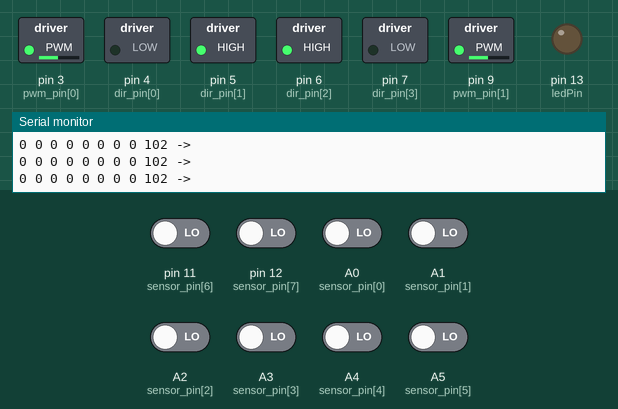
Simulated run of this sketch. Board: Arduino Uno, built with avr-gcc and run on an emulated ATmega328P. Shown: switched loads named in the sketch (green lamp = pin HIGH), output pins drawn as LEDs (lit = HIGH), the last lines printed to the serial monitor. The inputs (shaded band) are chosen by the test bench; at power-on: A0 (sensor_pin[0]), A1 (sensor_pin[1]), A2 (sensor_pin[2]), A3 (sensor_pin[3]), A4 (sensor_pin[4]), A5 (sensor_pin[5]), pin 11 (sensor_pin[6]), pin 12 (sensor_pin[7]) LOW.

Above: at 1.2 s.
1.3 s: A4 (sensor_pin[4]) driven HIGH
At 2.5 s:
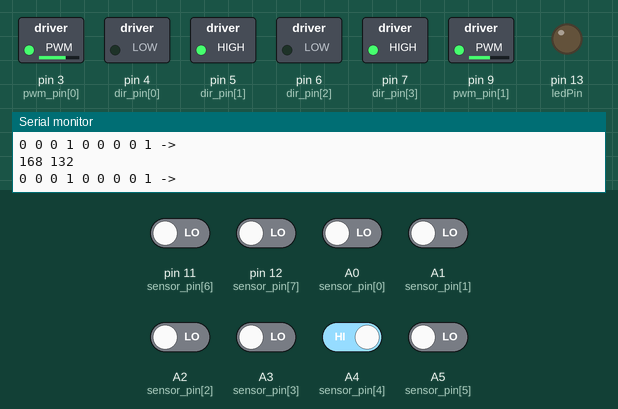
2.8 s: pin 11 (sensor_pin[6]) driven HIGH
At 4.0 s:
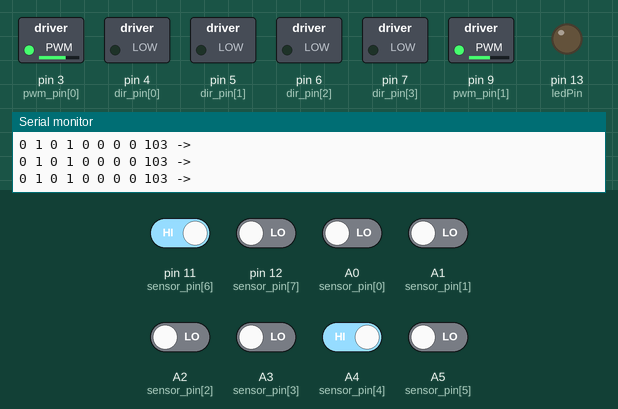
4.3 s: A5 (sensor_pin[5]) driven HIGH
At 5.3 s:
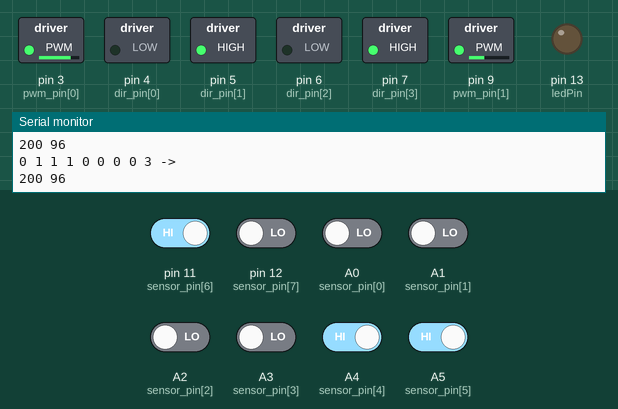
5.8 s: A0 (sensor_pin[0]) driven HIGH
At 6.8 s:
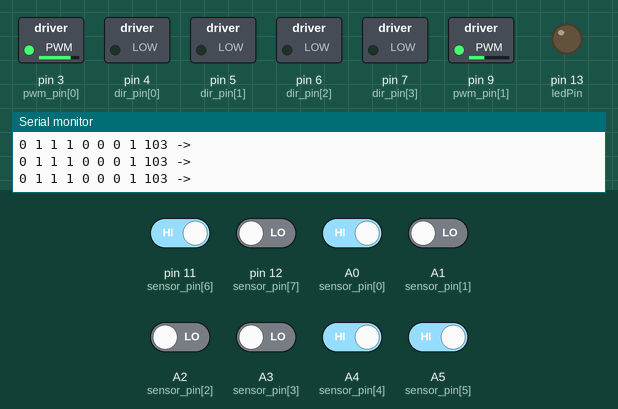
7.3 s: A0 (sensor_pin[0]) driven LOW
At 8.2 s:
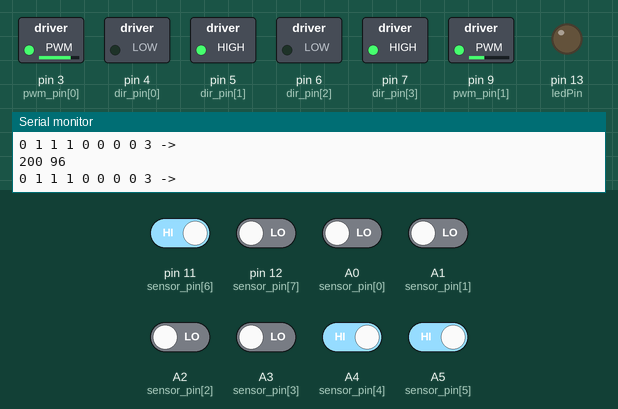
10.3 s: pin 11 (sensor_pin[6]) driven LOW
At 10.8 s:
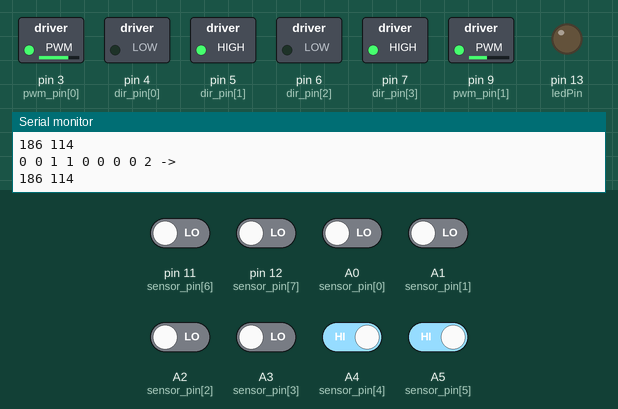
Timing chart, 0 to 12.9 s (numbered marks = the images above; inputs shaded):
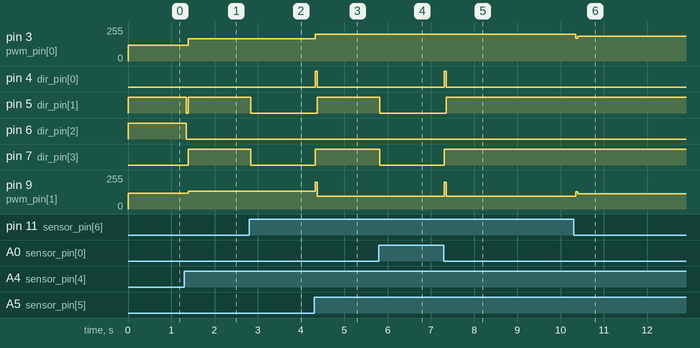

The sketch:

main.ino
```cpp
/*
    ####### CONNECTIONS #########
    control direction on l298N motor driver PINS: 4,5,6,7
    pwm control PINS : 3,9

    sensor PINS (from left to right) : A0, A1, A2, A3, A4, A5, 11, 12

    */

#include <Arduino.h>

#define interrupt 2
#define ledPin 13

const int sensor_count = 8;
int dir_pin[4] = {4, 5, 6, 7},
    pwm_pin[2] = {3, 9},
    sensor_pin[sensor_count] = {A0, A1, A2, A3, A4, A5, 11, 12},
    condition = 0;

int SPEED = 150, MAX_SPEED = 200, TURN_SPEED = 120;
// stores sensor readings
int sensor_reading[sensor_count] = {0, 0, 0, 0, 0, 0, 0, 0},
    prev_reading[sensor_count] = {0, 0, 0, 0, 0, 0, 0, 0},
    error = 0, prev_error = 0;

// pid constants and variables
int kp = 18, ki = 0, kd = 15,
    pid_p = 0, pid_i = 0, pid_d = 0;

void stop();
void sharpRight();
void sharpLeft();
void reverse();
void forward(int pwm1 = SPEED, int pwm2 = SPEED);
void setError(int sensor_reading[sensor_count] = sensor_reading);
void PID();
void readSensors();
void indicate();
void setSpeed(int pwm1 = SPEED, int pw2 = SPEED);

void setup()
{
    Serial.begin(9600);
    for (int i = 0; i < 4; i++)
    {
        pinMode(dir_pin[i], OUTPUT);
        digitalWrite(dir_pin[i], 0);
    }
    for (int i = 0; i < 2; i++)
    {
        pinMode(pwm_pin[i], OUTPUT);
        analogWrite(pwm_pin[i], 0);
    }
    for (int i = 0; i < sensor_count; i++)
        pinMode(sensor_pin[i], INPUT);
    pinMode(ledPin, OUTPUT);
    digitalWrite(ledPin, LOW);
}

int state;
void loop()
{
    readSensors();
    // Serial.println(String(error) + " -> ");
    for (int i = 0; i < sensor_count; i++)
        state += sensor_reading[i];

    if (!state)
    {
        int left = 0, right = 0;
        for (int i = 0; i < sensor_count / 2; i++)
        {
            left += prev_reading[i];
            right += prev_reading[sensor_count - i - 1];
        }
        if (left > right)
            error = 101;
        else
            error = 100;
    }

    PID();
    prev_error = error;
    if (state)
        for (int i = 0; i < sensor_count; i++)
            prev_reading[i] = sensor_reading[i];
    delay(50);
}

void readSensors()
{
    for (int i = 0; i < sensor_count; i++)
    {
        int state = digitalRead(sensor_pin[sensor_count - i - 1]);
        sensor_reading[i] = (!condition) ? state : (1 - state);
        Serial.print(String(sensor_reading[i]) + " ");
    }
    Serial.println(String(error) + " -> ");
    setError();
    /* errors:
100 -> turn hard left
101 -> turn hard right
102 -> u turn
103 -> stop
*/
}

void setError(int sensor_reading[sensor_count] = sensor_reading)
{
    if (sensor_reading[0] && !sensor_reading[1] && !sensor_reading[2] && !sensor_reading[3] && !sensor_reading[4] && !sensor_reading[5] && !sensor_reading[6] && !sensor_reading[7])
        error = 7;
    else if (sensor_reading[0] && sensor_reading[1] && !sensor_reading[2] && !sensor_reading[3] && !sensor_reading[4] && !sensor_reading[5] && !sensor_reading[6] && !sensor_reading[7])
        error = 6;
    else if (sensor_reading[0] && sensor_reading[1] && sensor_reading[2] && !sensor_reading[3] && !sensor_reading[4] && !sensor_reading[5] && !sensor_reading[6] && !sensor_reading[7])
        error = 5.5;
    else if (!sensor_reading[0] && sensor_reading[1] && !sensor_reading[2] && !sensor_reading[3] && !sensor_reading[4] && !sensor_reading[5] && !sensor_reading[6] && !sensor_reading[7])
        error = 5;
    else if (!sensor_reading[0] && sensor_reading[1] && sensor_reading[2] && !sensor_reading[3] && !sensor_reading[4] && !sensor_reading[5] && !sensor_reading[6] && !sensor_reading[7])
        error = 4;
    else if (!sensor_reading[0] && sensor_reading[1] && sensor_reading[2] && sensor_reading[3] && !sensor_reading[4] && !sensor_reading[5] && !sensor_reading[6] && !sensor_reading[7])
        error = 3.5;
    else if (!sensor_reading[0] && !sensor_reading[1] && sensor_reading[2] && !sensor_reading[3] && !sensor_reading[4] && !sensor_reading[5] && !sensor_reading[6] && !sensor_reading[7])
        error = 3;
    else if (!sensor_reading[0] && !sensor_reading[1] && sensor_reading[2] && sensor_reading[3] && !sensor_reading[4] && !sensor_reading[5] && !sensor_reading[6] && !sensor_reading[7])
        error = 2;
    else if (!sensor_reading[0] && !sensor_reading[1] && sensor_reading[2] && sensor_reading[3] && sensor_reading[4] && !sensor_reading[5] && !sensor_reading[6] && !sensor_reading[7])
        error = 1.5;
    else if (!sensor_reading[0] && !sensor_reading[1] && !sensor_reading[2] && sensor_reading[3] && !sensor_reading[4] && !sensor_reading[5] && !sensor_reading[6] && !sensor_reading[7])
        error = 1;
    else if (!sensor_reading[0] && !sensor_reading[1] && !sensor_reading[2] && sensor_reading[3] && sensor_reading[4] && !sensor_reading[5] && !sensor_reading[6] && !sensor_reading[7])
        error = 0;
    else if (!sensor_reading[0] && !sensor_reading[1] && !sensor_reading[2] && sensor_reading[3] && sensor_reading[4] && sensor_reading[5] && !sensor_reading[6] && !sensor_reading[7])
        error = -0.5;
    else if (!sensor_reading[0] && !sensor_reading[1] && !sensor_reading[2] && !sensor_reading[3] && sensor_reading[4] && !sensor_reading[5] && !sensor_reading[6] && !sensor_reading[7])
        error = -1;
    else if (!sensor_reading[0] && !sensor_reading[1] && !sensor_reading[2] && !sensor_reading[3] && sensor_reading[4] && sensor_reading[5] && !sensor_reading[6] && !sensor_reading[7])
        error = -2;
    else if (!sensor_reading[0] && !sensor_reading[1] && !sensor_reading[2] && !sensor_reading[3] && sensor_reading[4] && sensor_reading[5] && sensor_reading[6] && !sensor_reading[7])
        error = -2.5;
    else if (!sensor_reading[0] && !sensor_reading[1] && !sensor_reading[2] && !sensor_reading[3] && !sensor_reading[4] && sensor_reading[5] && !sensor_reading[6] && !sensor_reading[7])
        error = -3;
    else if (!sensor_reading[0] && !sensor_reading[1] && !sensor_reading[2] && !sensor_reading[3] && !sensor_reading[4] && sensor_reading[5] && sensor_reading[6] && !sensor_reading[7])
        error = -4;
    else if (!sensor_reading[0] && !sensor_reading[1] && !sensor_reading[2] && !sensor_reading[3] && !sensor_reading[4] && sensor_reading[5] && sensor_reading[6] && sensor_reading[7])
        error = -4.5;
    else if (!sensor_reading[0] && !sensor_reading[1] && !sensor_reading[2] && !sensor_reading[3] && !sensor_reading[4] && !sensor_reading[5] && sensor_reading[6] && !sensor_reading[7])
        error = -5;
    else if (!sensor_reading[0] && !sensor_reading[1] && !sensor_reading[2] && !sensor_reading[3] && !sensor_reading[4] && !sensor_reading[5] && sensor_reading[6] && sensor_reading[7])
        error = -6;
    else if (!sensor_reading[0] && !sensor_reading[1] && !sensor_reading[2] && !sensor_reading[3] && !sensor_reading[4] && sensor_reading[5] && sensor_reading[6] && sensor_reading[7])
        error = -6.5;
    else if (!sensor_reading[0] && !sensor_reading[1] && !sensor_reading[2] && !sensor_reading[3] && !sensor_reading[4] && !sensor_reading[5] && !sensor_reading[6] && sensor_reading[7])
        error = -7;
    else if (sensor_reading[0] && sensor_reading[1] && sensor_reading[2] && !sensor_reading[5] && !sensor_reading[6] && !sensor_reading[7])
        error = 100;
    else if (!sensor_reading[0] && !sensor_reading[1] && !sensor_reading[2] && sensor_reading[5] && sensor_reading[6] && sensor_reading[7])
        error = 101;
    else if (!sensor_reading[0] && !sensor_reading[1] && !sensor_reading[2] && !sensor_reading[3] && !sensor_reading[4] && !sensor_reading[5] && !sensor_reading[6] && !sensor_reading[7])
        error = 102;
    else // (sensor_reading[0] && sensor_reading[1] && sensor_reading[2] && sensor_reading[3] && sensor_reading[4] && sensor_reading[5])
        error = 103;
}

void PID()
{
    int tolerance = 1;
    int forward_delay = 0; // forward delay in ms
    switch (error)
    {
    case 100:
        stop();
        forward();
        delay(forward_delay);
        stop();
        do
        {
            sharpLeft();
            readSensors();
        } while (abs(error) > tolerance);
        stop();
        break;
    case 101:
        stop();
        forward();
        delay(forward_delay);
        stop();
        do
        {
            sharpRight();
            readSensors();
        } while (abs(error) > tolerance);
        stop();
        break;

    case 102:
        do
        {
            if (prev_reading[0])
                sharpLeft();
            else
                sharpRight();
            readSensors();
        } while (abs(error) > tolerance);
        stop();
        break;
    case 103:
        stop();
        break;
    default:
        pid_p = error * kp;
        pid_i += error * ki;
        pid_d = (error - prev_error) * kd;
        int pid = pid_p + pid_i + pid_d;
        forward(constrain(SPEED + pid, -MAX_SPEED, MAX_SPEED), constrain(SPEED - pid, -MAX_SPEED, MAX_SPEED));
    }
}

void setSpeed(int pwm1 = SPEED, int pwm2 = SPEED)
{
    analogWrite(pwm_pin[0], pwm1);
    analogWrite(pwm_pin[1], pwm2);
}
void forward(int pwm1 = SPEED, int pwm2 = SPEED)
{
    Serial.println(String(pwm1) + " " + String(pwm2));
    setSpeed(abs(pwm1), abs(pwm2));
    if (pwm1 < 0)
    {
        digitalWrite(dir_pin[0], 1);
        digitalWrite(dir_pin[1], 0);
    }
    else
    {
        digitalWrite(dir_pin[1], 1);
        digitalWrite(dir_pin[0], 0);
    }
    if (pwm2 >= 0)
    {
        digitalWrite(dir_pin[2], 0);
        digitalWrite(dir_pin[3], 1);
    }
    else
    {

        digitalWrite(dir_pin[3], 0);
        digitalWrite(dir_pin[2], 1);
    }
}
void reverse()
{

    setSpeed();
    digitalWrite(dir_pin[0], 1);
    digitalWrite(dir_pin[1], 0);
    digitalWrite(dir_pin[2], 1);
    digitalWrite(dir_pin[3], 0);
}
void sharpLeft()
{

    setSpeed(TURN_SPEED, TURN_SPEED);
    digitalWrite(dir_pin[0], 0);
    digitalWrite(dir_pin[1], 1);
    digitalWrite(dir_pin[2], 1);
    digitalWrite(dir_pin[3], 0);
}
void sharpRight()
{
    setSpeed(TURN_SPEED, TURN_SPEED);
    digitalWrite(dir_pin[0], 1);
    digitalWrite(dir_pin[1], 0);
    digitalWrite(dir_pin[2], 0);
    digitalWrite(dir_pin[3], 1);
}
void stop()
{
    digitalWrite(dir_pin[0], 0);
    digitalWrite(dir_pin[1], 0);
    digitalWrite(dir_pin[2], 0);
    digitalWrite(dir_pin[3], 0);
}
```

Measured:
- after the input at 1.3 s, pin 3 (pwm_pin[0]): 120/255 → 168/255 after 0.10 s; pin 5 (dir_pin[1]): HIGH → LOW at once, → HIGH 0.05 s later; pin 6 (dir_pin[2]): HIGH → LOW at once; pin 7 (dir_pin[3]): LOW → HIGH after 0.10 s; pin 9 (pwm_pin[1]): 120/255 → 132/255 after 0.10 s
- after the input at 2.8 s, pin 5 (dir_pin[1]), pin 7 (dir_pin[3]): HIGH → LOW at once
- after the input at 4.3 s, pin 3 (pwm_pin[0]): 168/255 → 200/255 at once; pin 4 (dir_pin[0]): LOW → HIGH at once, → LOW 0.05 s later; pin 5 (dir_pin[1]): LOW → HIGH after 0.08 s; pin 7 (dir_pin[3]): LOW → HIGH at once; pin 9 (pwm_pin[1]): 132/255 → 96/255 at once
- after the input at 5.8 s, pin 5 (dir_pin[1]), pin 7 (dir_pin[3]): HIGH → LOW at once
- after the input at 7.3 s, pin 4 (dir_pin[0]): LOW → HIGH at once, → LOW 0.05 s later; pin 5 (dir_pin[1]): LOW → HIGH after 0.06 s; pin 7 (dir_pin[3]): LOW → HIGH at once; pin 9 (pwm_pin[1]): 96/255 → 200/255 at once, → 96/255 0.05 s later
- after the input at 10.3 s, pin 3 (pwm_pin[0]): 200/255 → 186/255 after 0.05 s; pin 9 (pwm_pin[1]): 96/255 → 114/255 after 0.05 s
